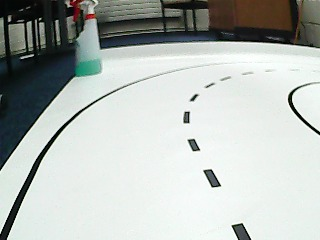
#> input picture utils/pic.jpg, 320 x 240 px
$ python -i cam_utils.py   (imports and definitions only)
#> lines starting #> are read from the running program, lines starting #| are printed output that depends on the picture; after the words box and inside, x2 and y2 are one past the last pixel; in counts of white or black regions, pixels touching at a corner belong together
#> further down, picture is the input picture: shape (240, 320, 3); mean B, G, R 182.7, 186.7, 181
import numpy as np
import cv2


def overhead_warp(img):
    w, h = img.shape[1], img.shape[0]

    top = int(0.33 * h)
    top_width = int(0.75 * w)
    bot_width = int(2.5 * w)
    offset_x = 0  # todo: measure this?

    src = np.float32(
        [
            [w // 2 - top_width // 2 + offset_x, top],
            [w // 2 + top_width // 2 + offset_x, top],
            [w // 2 + bot_width // 2 + offset_x, h],
            [w // 2 - bot_width // 2 + offset_x, h],
        ]
    )

    # draw on image
    # for i in range(4):
    #     cv2.line(
    #         img,
    #         tuple(src[i].astype(int)),
    #         tuple(src[(i + 1) % 4].astype(int)),
    #         (255, 0, 0),
    #         2,
    #     )

    mat = cv2.getPerspectiveTransform(
        src=src,
        dst=np.float32([[0, 0], [w, 0], [w, h], [0, h]]),
    )
    img = cv2.warpPerspective(
        img,
        mat,
        (w, h),
        borderMode=cv2.BORDER_REPLICATE,
    )

    return img


def extract_track(img, state_size=30):
    # Increase contrast
#> called with state_size = 30
    mask = cv2.convertScaleAbs(img, alpha=1.5, beta=0)
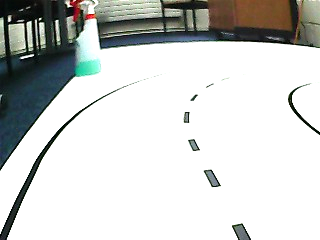
#> mask: shape (240, 320, 3); mean B, G, R 204.5, 206.5, 204.6

    # Convert to HSV
    mask = cv2.cvtColor(mask, cv2.COLOR_BGR2HSV)
#> mask: shape (240, 320, 3); mean H, S, V 19, 25.4, 208.9

    # Construct mask first
    # Threshold for white pixels
    S_MAX = 0.25
    V_MIN = 0.75
    mask = cv2.inRange(mask, (0, 0, int(V_MIN * 255)), (180, int(S_MAX * 255), 255))
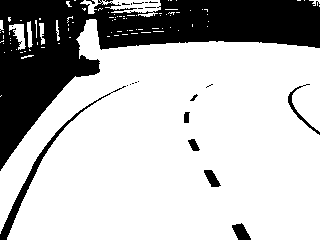
#> mask: shape (240, 320); 73.9% white; 25 black regions (17 under 20 px), largest, box (x1, y1, x2, y2) and area: (0, 0, 320, 171) 18346, (0, 86, 126, 240) 906, (288, 84, 320, 135) 200

    # Close the mask
    kernel = np.ones((9, 9), np.uint8)
    mask = cv2.morphologyEx(mask, cv2.MORPH_CLOSE, kernel)
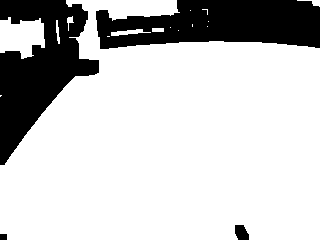
#> mask: shape (240, 320); 78.1% white; 4 black regions

    # Select largest connected component
    contours, _ = cv2.findContours(mask, cv2.RETR_EXTERNAL, cv2.CHAIN_APPROX_SIMPLE)
#> contours = 16 contours, 9 with area under 20; largest, box (x1, y1, x2, y2) and area: (0, 0, 320, 240) 57615, (0, 17, 45, 59) 1262, (111, 29, 151, 36) 98, (297, 0, 320, 7) 34, (152, 28, 164, 32) 33, (56, 20, 60, 44) 33, (67, 16, 74, 31) 26
    mask = np.zeros_like(mask)
    if contours:
        max_contour = max(contours, key=cv2.contourArea)
#> max_contour = contour of 186 points, box (x1, y1, x2, y2) (0, 0, 320, 240), area 57615
        cv2.drawContours(mask, [max_contour], -1, (255), -1)
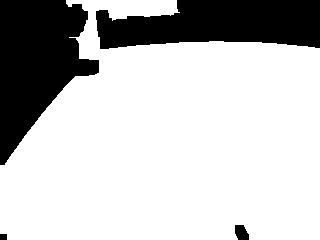
#> mask: shape (240, 320); 75.9% white; 4 black regions, box (x1, y1, x2, y2) and area: (0, 0, 99, 165) 9770, (96, 0, 320, 49) 8538, (235, 225, 249, 240) 169, (0, 234, 7, 240) 42

    # Apply mask to original image, make unmasked areas red
    img[mask == 0] = [0, 0, 255]
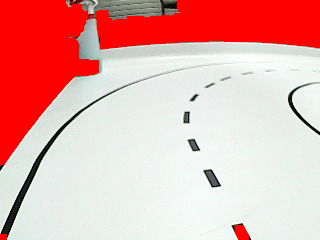
#> img: shape (240, 320, 3); mean B, G, R 171.3, 174.3, 231.2

    cv2.imwrite("utils/track.jpg", img)

    img = cv2.cvtColor(img, cv2.COLOR_BGR2HSV)
#> img: shape (240, 320, 3); mean H, S, V 52.8, 69.3, 235.9

    # Threshold track by HSV: S <= 0.3, V <= 0.5
    S_THRESHOLD = 0.3
    V_THRESHOLD = 0.4
    img = cv2.inRange(img, (0, 0, 0), (255, S_THRESHOLD * 255, V_THRESHOLD * 255))
#> img: shape (240, 320); 1.1% white in thin lines or dots
    img = cv2.dilate(img, np.ones((6, 6), np.uint8), iterations=1)
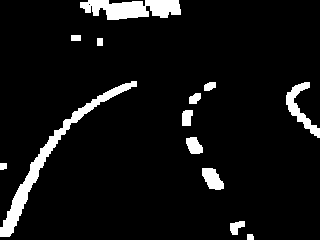
#> img: shape (240, 320); 6.8% white; 13 white regions, largest, box (x1, y1, x2, y2) and area: (0, 81, 137, 237) 1983, (80, 0, 181, 20) 1449, (286, 82, 320, 138) 596
    img = cv2.resize(img, (state_size, state_size), interpolation=cv2.INTER_NEAREST)
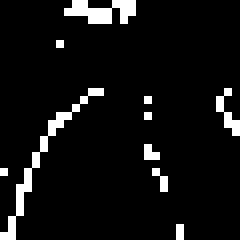
#> img: shape (30, 30) (shown 8 times larger); 6.7% white in thin lines or dots

    track_layer = img / 255
#> track_layer: shape (30, 30) float64; values 0 (black) and 1 (white), 6.7% white in thin lines or dots

    return track_layer

>>> import cv2
>>> picture = cv2.imread('../utils/pic.jpg')
>>> result = extract_track(picture)
